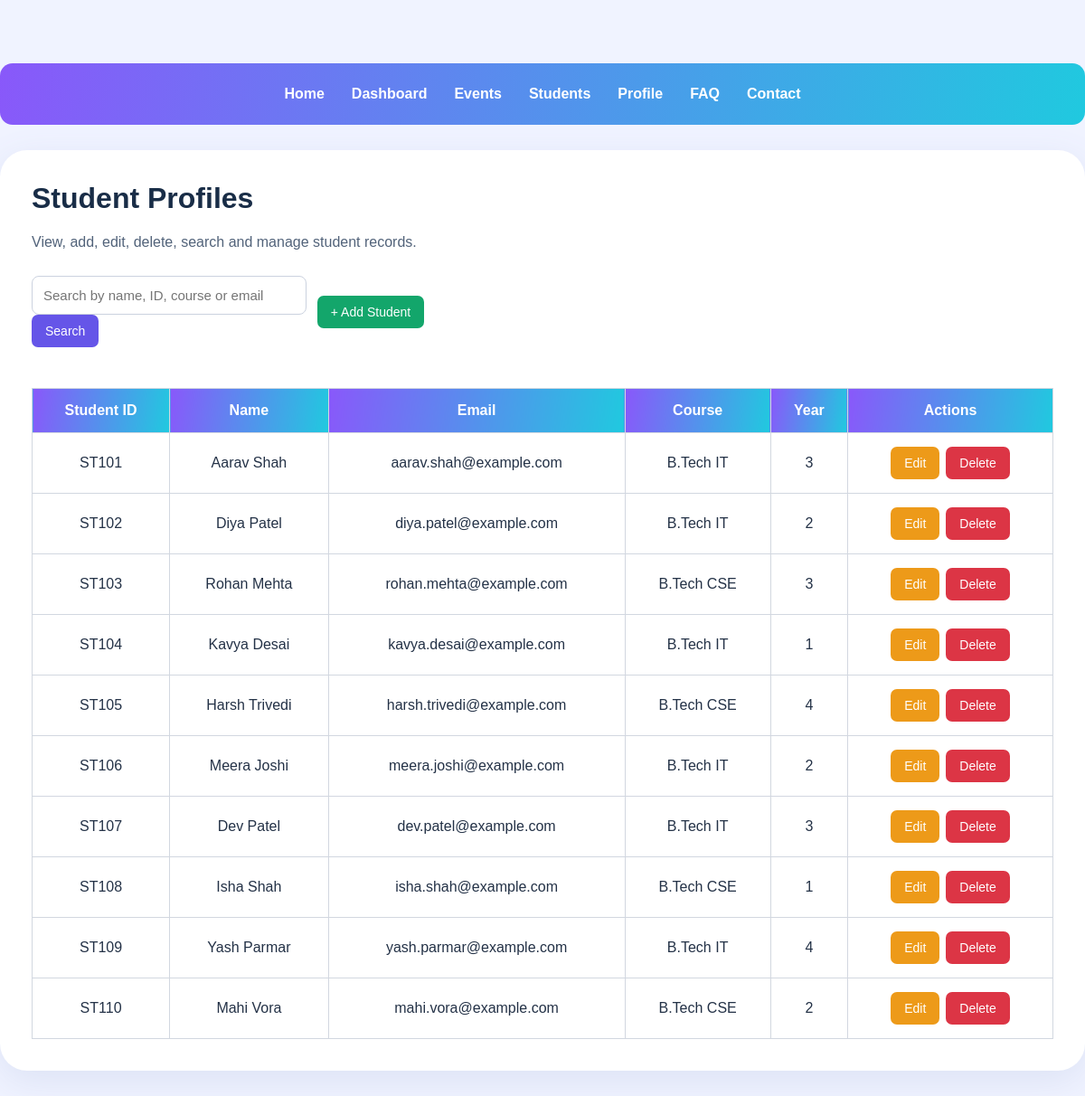
The page /Pages/students.php on the database its author committed.
### tables this page shows
CREATE TABLE students (
    student_id VARCHAR(20) PRIMARY KEY,
    full_name VARCHAR(100) NOT NULL,
    email VARCHAR(100) NOT NULL UNIQUE,
    mobile VARCHAR(15),
    course VARCHAR(50) NOT NULL,
    year INT NOT NULL,
    gender VARCHAR(20)
);

### Pages/students.php (the view, shortened to what this page needs)
<?php
require_once __DIR__ . "/../db/db.php";
function e($value) {
    return htmlspecialchars((string)$value, ENT_QUOTES, "UTF-8");
}
$search = trim($_GET["search"] ?? "");
if ($search !== "") {
    $stmt = $conn->prepare(
        "SELECT student_id, full_name, email, mobile,
                course, year, gender
         FROM students
         WHERE student_id LIKE ?
            OR full_name LIKE ?
            OR email LIKE ?
            OR course LIKE ?
         ORDER BY student_id"
    );
    $like = "%" . $search . "%";
    $stmt->bind_param("ssss", $like, $like, $like, $like);
} else {
    $stmt = $conn->prepare(
        "SELECT student_id, full_name, email, mobile,
                course, year, gender
         FROM students
         ORDER BY student_id"
    );
}
$stmt->execute();
$students = $stmt->get_result();
?>
<!DOCTYPE html>
<html lang="en">
<head>
</head>
<body>
<nav>
    <a href="../index.php">Home</a>
    <a href="dashboard.php">Dashboard</a>
    <a href="events.php">Events</a>
    <a href="students.php">Students</a>
    <a href="profile.php">Profile</a>
    <a href="faq.php">FAQ</a>
    <a href="contact.php">Contact</a>
</nav>
<main class="container">
    <h1>Student Profiles</h1>
    <p class="subtitle">
        View, add, edit, delete, search and manage student records.
    </p>
    <div class="toolbar">
        <form method="GET" action="students.php">
            <input class="search-input"
                   type="search"
                   name="search"
                   placeholder="Search by name, ID, course or email"
                   value="<?= e($search) ?>">
            <button type="submit">Search</button>
        </form>
        <a class="btn btn-add" href="register.php">
            + Add Student
        </a>
    </div>
    <div class="table-wrap">
        <table>
            <thead>
                <tr>
                    <th>Student ID</th>
                    <th>Name</th>
                    <th>Email</th>
                    <th>Course</th>
                    <th>Year</th>
                    <th>Actions</th>
                </tr>
            </thead>
            <tbody>
                <?php if ($students->num_rows > 0): ?>
                    <?php while ($row = $students->fetch_assoc()): ?>
                        <tr>
                            <td><?= e($row["student_id"]) ?></td>
                            <td><?= e($row["full_name"]) ?></td>
                            <td><?= e($row["email"]) ?></td>
                            <td><?= e($row["course"]) ?></td>
                            <td><?= e($row["year"]) ?></td>
                            <td>
                                <div class="actions">
                                    <a class="btn btn-edit"
                                       href="students.php?edit=<?= urlencode($row["student_id"]) ?>">
                                        Edit
                                    </a>
                                    <form method="POST"
                                          action="students.php"
                                          onsubmit="return confirm('Are you sure you want to delete this student? This may also delete their event registrations.');">
                                        <button class="btn-delete"
                                                type="submit"
                                                name="delete_student">
                                            Delete
                                        </button>
                                    </form>
                                </div>
                            </td>
                        </tr>
                    <?php endwhile; ?>
                <?php endif; ?>
            </tbody>
        </table>
    </div>
</main>
</body>
</html>

### Pages/students.php (style rules this page uses)
* { box-sizing: border-box; }
body { margin: 0; font-family: Arial, sans-serif; background: #f0f3ff; color: #243247; }
nav { margin-top: 70px; padding: 25px 12px; display: flex; justify-content: center; flex-wrap: wrap; gap: 30px; background: linear-gradient(100deg, #8958fa, #20c9df); border-radius: 14px; }
nav a { color: white; font-weight: bold; text-decoration: none; }
.container { max-width: 1250px; margin: 28px auto; padding: 35px; background: white; border-radius: 30px; box-shadow: 0 12px 40px #dce2f5; }
h1 { color: #192d47; margin-top: 0; }
.subtitle { color: #52637a; margin-bottom: 28px; }
.toolbar { display: flex; gap: 12px; flex-wrap: wrap; margin: 25px 0; align-items: center; }
input, select { padding: 12px; border: 1px solid #cbd2df; border-radius: 8px; font-size: 15px; }
.search-input { width: min(100%, 565px); }
button, .btn { display: inline-block; padding: 10px 15px; border: none; border-radius: 7px; color: white; background: #6555e8; text-decoration: none; cursor: pointer; font-size: 14px; }
.btn-add { background: #13a66b; }
.btn-edit { background: #ed9a19; }
.btn-delete { background: #dc3545; }
.table-wrap { width: 100%; overflow-x: auto; }
table { width: 100%; border-collapse: collapse; margin-top: 20px; min-width: 900px; }
th { color: white; background: linear-gradient(100deg, #8958fa, #20c9df); }
th, td { padding: 15px 12px; text-align: center; border: 1px solid #d2d7e0; }
.actions { display: flex; gap: 7px; justify-content: center; align-items: center; }
.actions form { margin: 0; }

### rows shown on the page
students: student_id "ST101", full_name "Aarav Shah", email "aarav.shah@example.com", course "B.Tech IT", year "3"
students: student_id "ST102", full_name "Diya Patel", email "diya.patel@example.com", course "B.Tech IT", year "2"
students: student_id "ST103", full_name "Rohan Mehta", email "rohan.mehta@example.com", course "B.Tech CSE", year "3"
students: student_id "ST104", full_name "Kavya Desai", email "kavya.desai@example.com", course "B.Tech IT", year "1"
students: student_id "ST105", full_name "Harsh Trivedi", email "harsh.trivedi@example.com", course "B.Tech CSE", year "4"
students: student_id "ST106", full_name "Meera Joshi", email "meera.joshi@example.com", course "B.Tech IT", year "2"
students: student_id "ST107", full_name "Dev Patel", email "dev.patel@example.com", course "B.Tech IT", year "3"
students: student_id "ST108", full_name "Isha Shah", email "isha.shah@example.com", course "B.Tech CSE", year "1"
students: student_id "ST109", full_name "Yash Parmar", email "yash.parmar@example.com", course "B.Tech IT", year "4"
students: student_id "ST110", full_name "Mahi Vora", email "mahi.vora@example.com", course "B.Tech CSE", year "2"
